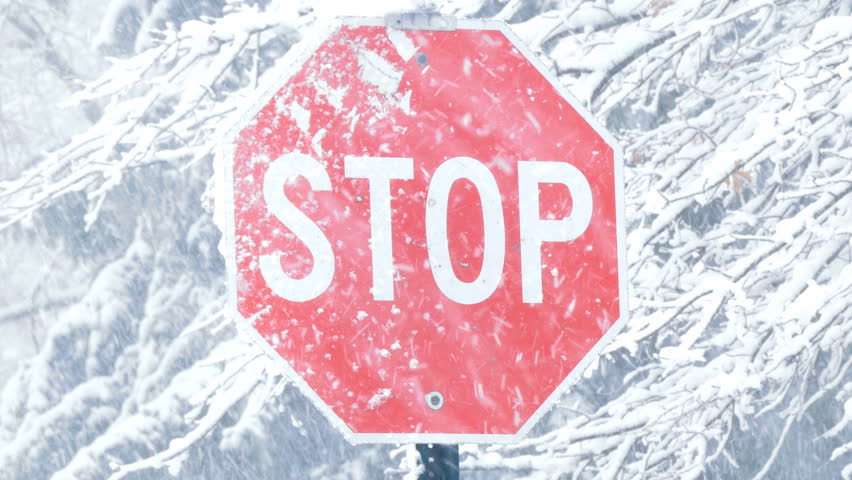
#> input picture src/SVM/1.jpg, 852 x 480 px
$ python -i preprocess_frame.py   (imports and definitions only)   (older library calls are emulated)
#> lines starting #> are read from the running program, lines starting #| are printed output that depends on the picture
#> further down, picture is the input picture: shape (480, 852, 3); mean B, G, R 213.5, 203.7, 221.7
import cv2

def constrastLimit(image):
    img_hist_equalized = cv2.cvtColor(image, cv2.COLOR_BGR2YCrCb)
    channels = cv2.split(img_hist_equalized)
    channels[0] = cv2.equalizeHist(channels[0])
    img_hist_equalized = cv2.merge(channels)
    img_hist_equalized = cv2.cvtColor(img_hist_equalized, cv2.COLOR_YCrCb2BGR)
    return img_hist_equalized

def LaplacianOfGaussian(image):
    LoG_image = cv2.GaussianBlur(image, (3,3), 0)           # paramter
    gray = cv2.cvtColor( LoG_image, cv2.COLOR_BGR2GRAY)
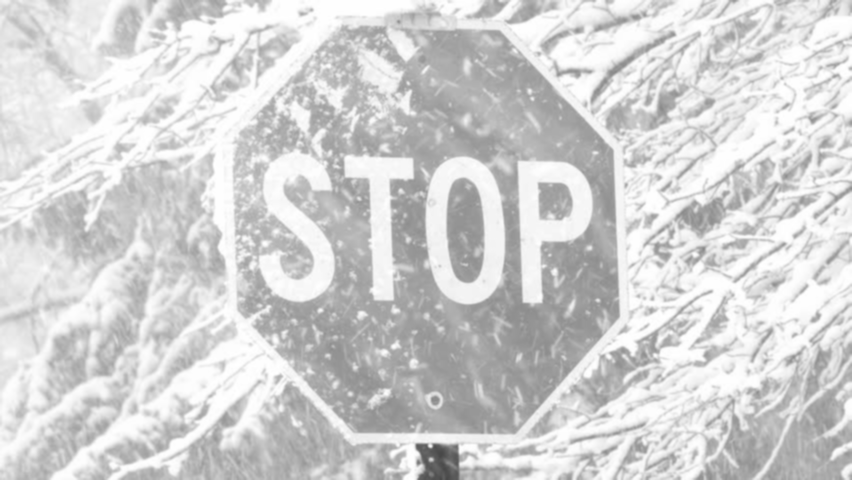
#> gray: shape (480, 852); min 72, max 255, mean 210.2
    LoG_image = cv2.Laplacian( gray, cv2.CV_8U,3,3,2)       # parameter
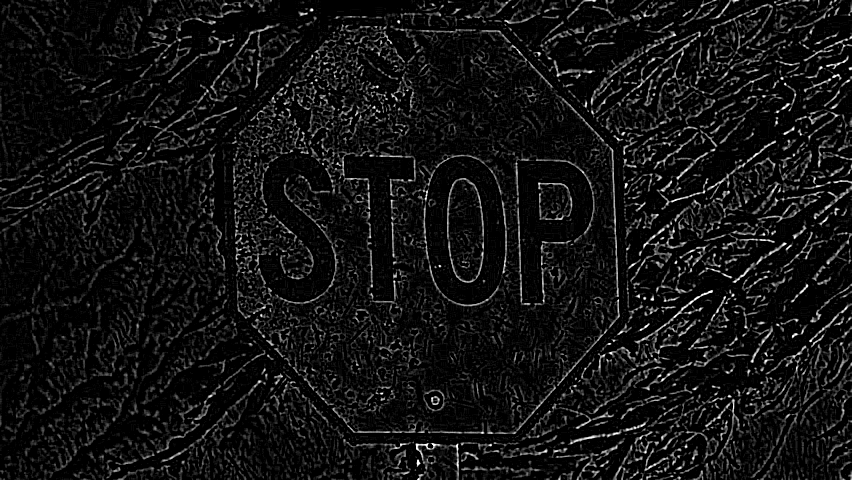
#> LoG_image: shape (480, 852); min 0, max 255, mean 18.5
    LoG_image = cv2.convertScaleAbs(LoG_image)
    return LoG_image

def binarization(image):
    thresh = cv2.threshold(image,32,255,cv2.THRESH_BINARY)[1]
    return thresh


def preprocess_image(image):
    image = constrastLimit(image)
    image = LaplacianOfGaussian(image)
    image = binarization(image)
    return image

>>> import cv2
>>> picture = cv2.imread('1.jpg')
>>> result = LaplacianOfGaussian(picture)
